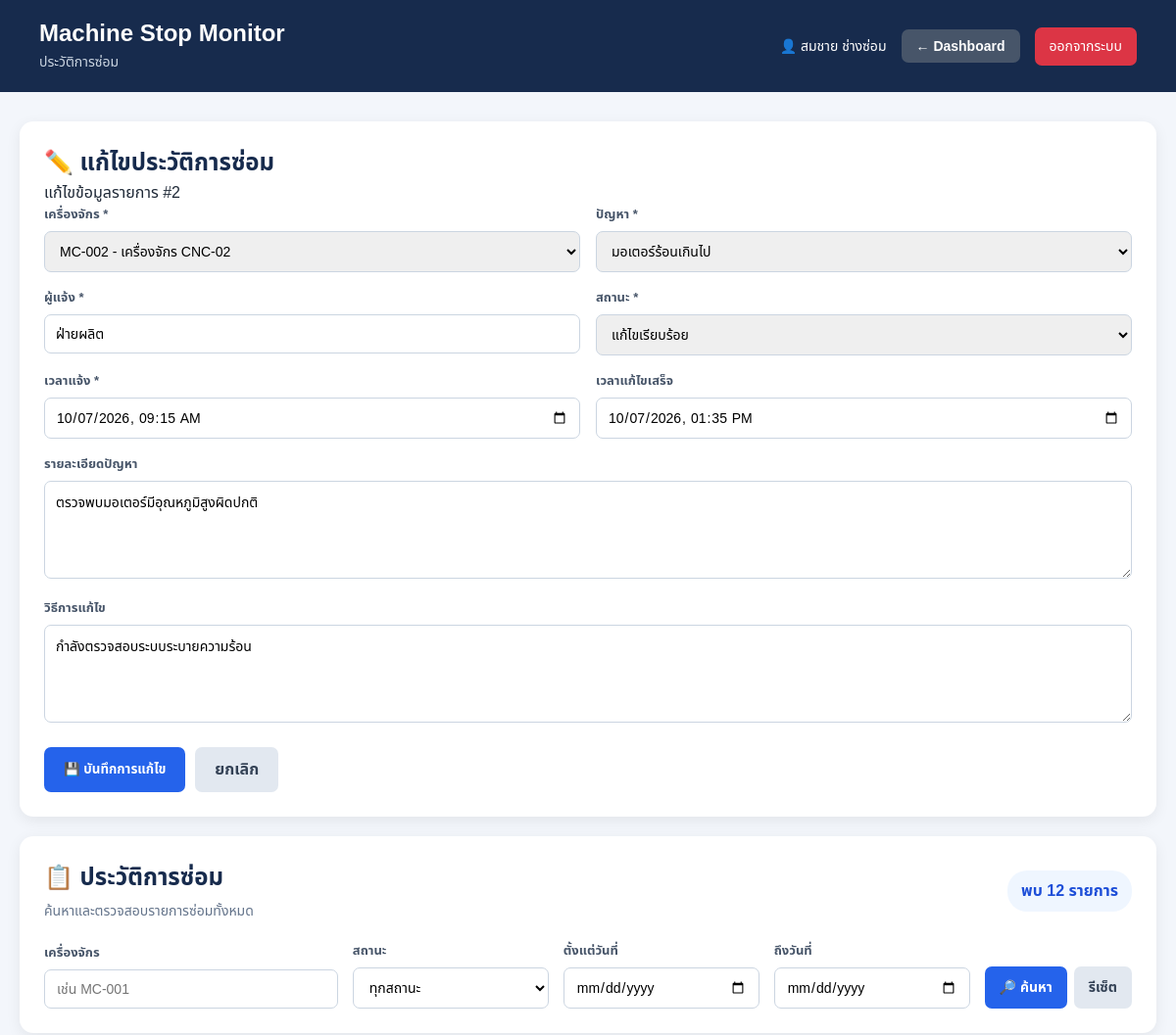
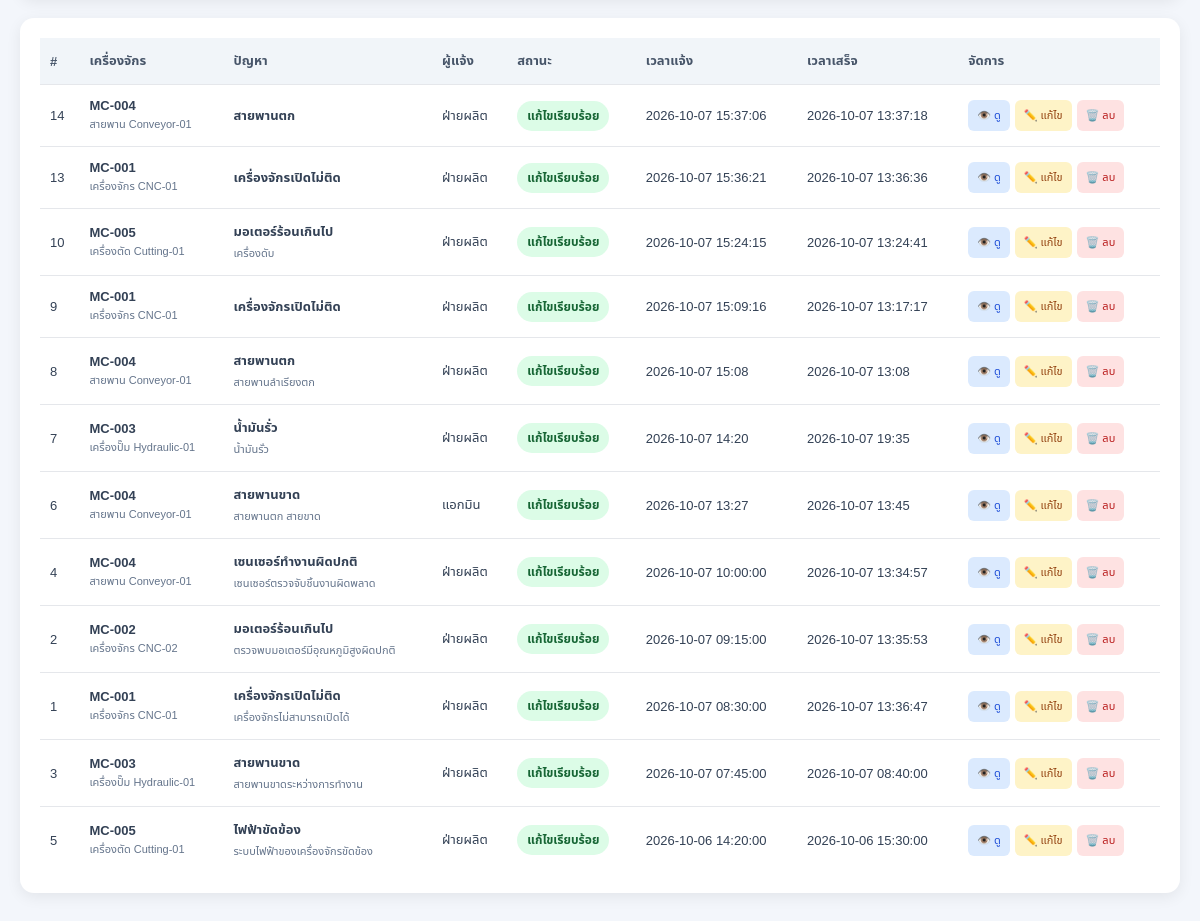
The page /history.php?edit=2 (signed in) on the database its author committed (2 pictures, top to bottom).
### tables this page shows
CREATE TABLE repairs (
    id INTEGER PRIMARY KEY AUTOINCREMENT,

    machine_id INTEGER NOT NULL,

    problem_id INTEGER NOT NULL,

    reporter TEXT NOT NULL,

    status TEXT NOT NULL DEFAULT 'แจ้งเตือน',

    detail TEXT,

    solution TEXT,

    image TEXT,

    started_at TEXT NOT NULL,

    completed_at TEXT,

    created_by INTEGER,

    created_at TEXT DEFAULT CURRENT_TIMESTAMP,

    updated_at TEXT,

    FOREIGN KEY (machine_id)
        REFERENCES machines(id),

    FOREIGN KEY (problem_id)
        REFERENCES problems(id),

    FOREIGN KEY (created_by)
        REFERENCES users(id),

    UNIQUE(machine_id, problem_id, started_at)
);

CREATE TABLE machines (
    id INTEGER PRIMARY KEY AUTOINCREMENT,
    machine_code TEXT NOT NULL UNIQUE,
    machine_name TEXT NOT NULL
);

CREATE TABLE problems (
    id INTEGER PRIMARY KEY AUTOINCREMENT,
    problem_name TEXT NOT NULL UNIQUE,
    description TEXT
);

### history.php (the view, shortened to what the rows shown need)
<?php
require_once 'db.php';
$editRepair = null;
$stmt = $db->query("
    SELECT
        id,
        machine_code,
        machine_name
    FROM machines
    ORDER BY machine_code
");
$machines = $stmt->fetchAll();
$stmt = $db->query("
    SELECT
        id,
        problem_name,
        description
    FROM problems
    ORDER BY problem_name
");
$problems = $stmt->fetchAll();
if (
    isset($_GET['edit']) &&
    (int) $_GET['edit'] > 0
) {
    $editId = (int) $_GET['edit'];
    $stmt = $db->prepare("
        SELECT *
        FROM repairs
        WHERE id = ?
    ");
    $stmt->execute([
        $editId
    ]);
    $editRepair = $stmt->fetch();
}
$sql = "
    SELECT
        repairs.id,
        repairs.machine_id,
        repairs.problem_id,
        repairs.reporter,
        repairs.status,
        repairs.detail,
        repairs.solution,
        repairs.image,
        repairs.started_at,
        repairs.completed_at,
        repairs.created_at,
        repairs.updated_at,
        machines.machine_code,
        machines.machine_name,
        problems.problem_name
    FROM repairs
    INNER JOIN machines
        ON repairs.machine_id = machines.id
    INNER JOIN problems
        ON repairs.problem_id = problems.id
    WHERE 1 = 1
";
$params = [];
$sql .= "
    ORDER BY repairs.started_at DESC
";
$stmt = $db->prepare($sql);
$stmt->execute($params);
$repairs = $stmt->fetchAll();
$totalResults = count($repairs);
function datetimeForInput($value)
{
    return date(
        'Y-m-d\TH:i',
        strtotime($value)
    );
}
?>
<!DOCTYPE html>
<html lang="th">
<head>
    <link
        rel="stylesheet"
        href="css/style.css"
    >
</head>
<body class="dashboard-page">
<main class="history-container">
    <?php if ($editRepair): ?>
        <section class="edit-card">
            <h2>
                ✏️ แก้ไขประวัติการซ่อม
            </h2>
            <p>
                แก้ไขข้อมูลรายการ
                #<?php echo $editRepair['id']; ?>
            </p>
            <form
                method="POST"
                class="edit-form"
            >
                <div class="edit-group">
                    <label>
                        เครื่องจักร *
                    </label>
                    <select
                        name="machine_id"
                        required
                    >
                        <?php foreach (
                            $machines as $machine
                        ): ?>
                            <option
                                value="<?php
                                    echo $machine['id'];
                                ?>"
                                <?php
                                echo (
                                    $editRepair['machine_id']
                                    == $machine['id']
                                )
                                ? 'selected'
                                : '';
                                ?>
                            >
                                <?php
                                echo htmlspecialchars(
                                    $machine['machine_code']
                                );
                                ?>
                                -
                            </option>
                        <?php endforeach; ?>
                    </select>
                </div>
                <div class="edit-group">
                    <label>
                        ปัญหา *
                    </label>
                    <select
                        name="problem_id"
                        required
                    >
                        <?php foreach (
                            $problems as $problem
                        ): ?>
                            <option
                                value="<?php
                                    echo $problem['id'];
                                ?>"
                                <?php
                                echo (
                                    $editRepair['problem_id']
                                    == $problem['id']
                                )
                                ? 'selected'
                                : '';
                                ?>
                            >
                                <?php
                                echo htmlspecialchars(
                                    $problem['problem_name']
                                );
                                ?>
                            </option>
                        <?php endforeach; ?>
                    </select>
                </div>
                <div class="edit-group">
                    <label>
                        ผู้แจ้ง *
                    </label>
                    <input
                        type="text"
                        name="reporter"
                        value="<?php
                            echo htmlspecialchars(
                                $editRepair['reporter']
                            );
                        ?>"
                        required
                    >
                </div>
                <div class="edit-group">
                    <label>
                        สถานะ *
                    </label>
                    <select
                        name="status"
                        required
                    >
                        <option
                            value="แก้ไขเรียบร้อย"
                            <?php
                            echo $editRepair['status']
                                === 'แก้ไขเรียบร้อย'
                                ? 'selected'
                                : '';
                            ?>
                        >
                            แก้ไขเรียบร้อย
                        </option>
                    </select>
                </div>
                <div class="edit-group">
                    <label>
                        เวลาแจ้ง *
                    </label>
                    <input
                        type="datetime-local"
                        name="started_at"
                        value="<?php
                            echo datetimeForInput(
                                $editRepair['started_at']
                            );
                        ?>"
                        required
                    >
                </div>
                <div class="edit-group">
                    <label>
                        เวลาแก้ไขเสร็จ
                    </label>
                    <input
                        type="datetime-local"
                        name="completed_at"
                        value="<?php
                            echo datetimeForInput(
                                $editRepair['completed_at']
                            );
                        ?>"
                    >
                </div>
                <div class="edit-group full">
                    <label>
                        รายละเอียดปัญหา
                    </label>
                    <textarea
                        name="detail"
                        placeholder="รายละเอียดของปัญหา"
                    ><?php
                        echo htmlspecialchars(
                            $editRepair['detail'] ?? ''
                        );
                    ?></textarea>
                </div>
                <div class="edit-group full">
                    <label>
                        วิธีการแก้ไข
                    </label>
                    <textarea
                        name="solution"
                        placeholder="รายละเอียดวิธีการแก้ไข"
                    ><?php
                        echo htmlspecialchars(
                            $editRepair['solution'] ?? ''
                        );
                    ?></textarea>
                </div>
                <div class="edit-buttons">
                    <button
                        type="submit"
                        class="save-edit-btn"
                    >
                        💾 บันทึกการแก้ไข
                    </button>
                    <a
                        href="history.php"
                        class="cancel-edit-btn"
                    >
                        ยกเลิก
                    </a>
                </div>
            </form>
        </section>
    <?php endif; ?>
    <section class="history-filter">
        <div class="history-title">
            <div>
                <h2>
                    📋 ประวัติการซ่อม
                </h2>
            </div>
        </div>
    </section>
    <section class="history-table-card">
        <?php if ($totalResults > 0): ?>
            <div class="history-table-wrapper">
                <table class="history-table">
                    <thead>
                        <tr>
                            <th>
                                #
                            </th>
                            <th>
                                เครื่องจักร
                            </th>
                            <th>
                                ปัญหา
                            </th>
                            <th>
                                ผู้แจ้ง
                            </th>
                            <th>
                                สถานะ
                            </th>
                            <th>
                                เวลาแจ้ง
                            </th>
                            <th>
                                เวลาเสร็จ
                            </th>
                            <th>
                                จัดการ
                            </th>
                        </tr>
                    </thead>
                </table>
            </div>
        <?php endif; ?>
    </section>
</main>
</body>
</html>

### rows shown on the page
repairs: id "2", machine_id "MC-002 - เครื่องจักร CNC-02", problem_id "มอเตอร์ร้อนเกินไป", reporter "ฝ่ายผลิต", status "แก้ไขเรียบร้อย", started_at "10/07/2026 09:15", completed_at "10/07/2026 13:35", detail "ตรวจพบมอเตอร์มีอุณหภูมิสูงผิดปกติ", solution "กำลังตรวจสอบระบบระบายความร้อน"

### other values the page prints
$user['full_name'] "สมชาย ช่างซ่อม"
$totalResults "12"
$repair['id'] "14"
$repair['machine_code'] "MC-004"
$repair['machine_name'] "สายพาน Conveyor-01"
$repair['problem_name'] "สายพานตก"
$repair['reporter'] "ฝ่ายผลิต"
$repair['status'] "แก้ไขเรียบร้อย"
$repair['started_at'] "2026-10-07 15:37:06"
$repair['completed_at'] "2026-10-07 13:37:18"
$repair['id'] "13"
$repair['machine_code'] "MC-001"
$repair['machine_name'] "เครื่องจักร CNC-01"
$repair['problem_name'] "เครื่องจักรเปิดไม่ติด"
$repair['started_at'] "2026-10-07 15:36:21"
